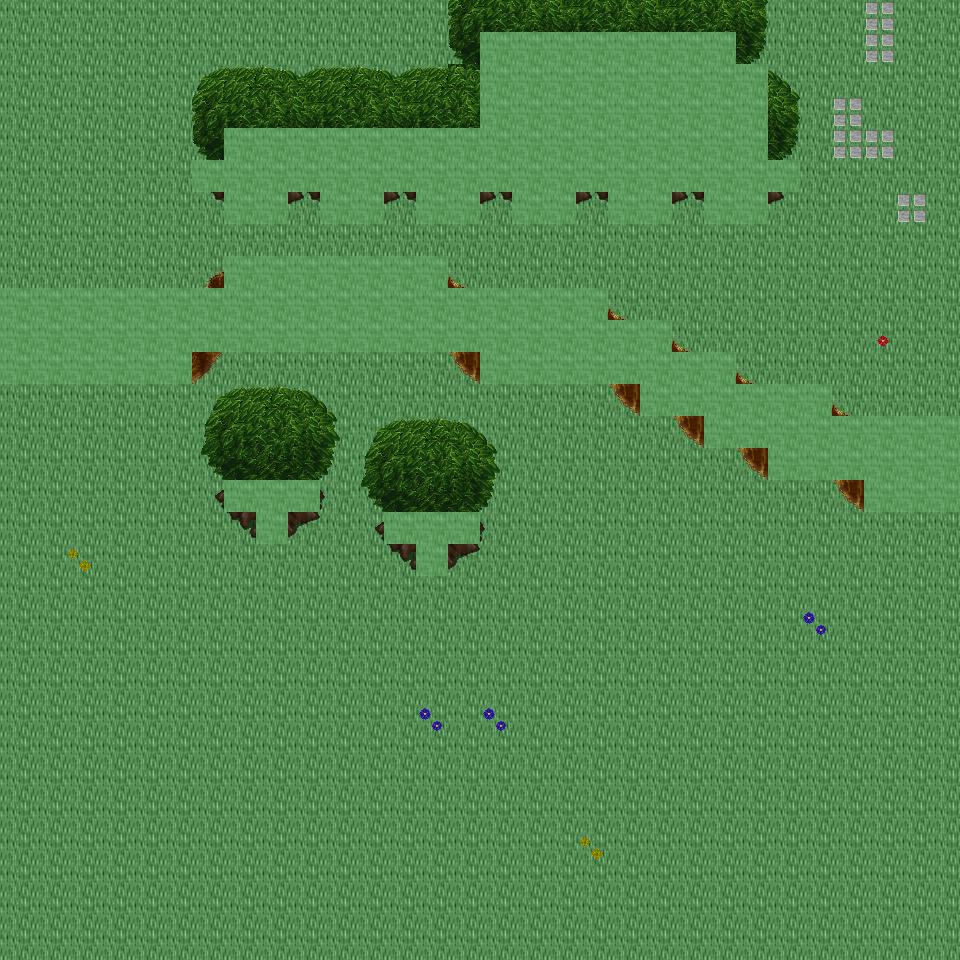

Tiled map render using the project's own tile images. Description and the map definition, with tile-layer contents summarised, below:
An orthogonal 30x30 tile map with 32x32 px tiles, 6 tile layers (Ground, Object, Object2, Above, ...), 21 tilesets and 6 objects (6x mapExit).

<map version="1.0" orientation="orthogonal" renderorder="right-down" width="30" height="30" tilewidth="32" tileheight="32" nextobjectid="7">
  <tileset firstgid="1" name="tileset_ground_ground" tilewidth="32" tileheight="32" tilecount="33" columns="3">
    <image source="../drawable/tileset_ground_ground.png" width="96" height="352" />
  </tileset>
  <tileset firstgid="34" name="tileset_ground_water_pool" tilewidth="32" tileheight="32" tilecount="72" columns="3">
    <image source="../drawable/tileset_ground_water_pool.png" width="96" height="768" />
  </tileset>
  <tileset firstgid="106" name="tileset_ground_ridge_earth_dark" tilewidth="32" tileheight="32" tilecount="96" columns="12">
    <image source="../drawable/tileset_ground_ridge_earth_dark.png" width="384" height="256" />
  </tileset>
  <tileset firstgid="202" name="tileset_ground_grass_edges" tilewidth="32" tileheight="32" tilecount="36" columns="12">
    <image source="../drawable/tileset_ground_grass_edges.png" width="384" height="96" />
  </tileset>
  <tileset firstgid="238" name="tileset_ground_earth_edges" tilewidth="32" tileheight="32" tilecount="18" columns="6">
    <image source="../drawable/tileset_ground_earth_edges.png" width="192" height="96" />
  </tileset>
  <tileset firstgid="256" name="tileset_ground_grass_corners" tilewidth="32" tileheight="32" tilecount="24" columns="6">
    <image source="../drawable/tileset_ground_grass_corners.png" width="192" height="128" />
  </tileset>
  <tileset firstgid="280" name="tileset_plant_flower_daisy_blue" tilewidth="32" tileheight="32" tilecount="8" columns="2">
    <image source="../drawable/tileset_plant_flower_daisy_blue.png" width="64" height="128" />
  </tileset>
  <tileset firstgid="288" name="tileset_plant_flower_daisy_yellow" tilewidth="32" tileheight="32" tilecount="8" columns="2">
    <image source="../drawable/tileset_plant_flower_daisy_yellow.png" width="64" height="128" />
  </tileset>
  <tileset firstgid="296" name="tileset_plant_bush_bushes" tilewidth="32" tileheight="32" tilecount="10" columns="5">
    <image source="../drawable/tileset_plant_bush_bushes.png" width="160" height="64" />
  </tileset>
  <tileset firstgid="306" name="tileset_plant_flower_daisy_red" tilewidth="32" tileheight="32" tilecount="8" columns="2">
    <image source="../drawable/tileset_plant_flower_daisy_red.png" width="64" height="128" />
  </tileset>
  <tileset firstgid="314" name="tileset_plant_flower_daisy_white" tilewidth="32" tileheight="32" tilecount="8" columns="2">
    <image source="../drawable/tileset_plant_flower_daisy_white.png" width="64" height="128" />
  </tileset>
  <tileset firstgid="322" name="tileset_logic_collision" tilewidth="32" tileheight="32" tilecount="1" columns="1">
    <image source="../drawable/tileset_logic_collision.png" width="32" height="32" />
  </tileset>
  <tileset firstgid="323" name="tileset_plant_tree_tree_green" tilewidth="32" tileheight="32" tilecount="88" columns="8">
    <image source="../drawable/tileset_plant_tree_tree_green.png" width="256" height="352" />
  </tileset>
  <tileset firstgid="411" name="tileset_building_castle" tilewidth="32" tileheight="32" tilecount="320" columns="20">
    <image source="../drawable/tileset_building_castle.png" width="640" height="512" />
  </tileset>
  <tileset firstgid="731" name="tileset_object_tent" tilewidth="32" tileheight="32" tilecount="9" columns="3">
    <image source="../drawable/tileset_object_tent.png" width="96" height="96" />
  </tileset>
  <tileset firstgid="740" name="tileset_logic_item_sheepfood" tilewidth="32" tileheight="32" tilecount="1" columns="1">
    <image source="../drawable/tileset_logic_item_sheepfood.png" width="32" height="32" />
  </tileset>
  <tileset firstgid="741" name="tileset_logic_creature_fairy" tilewidth="32" tileheight="32" tilecount="4" columns="4">
    <image source="../drawable/tileset_logic_creature_fairy.png" width="128" height="32" />
  </tileset>
  <tileset firstgid="745" name="tileset_logic_item_resources" tilewidth="32" tileheight="32" tilecount="6" columns="6">
    <image source="../drawable/tileset_logic_item_resources.png" width="192" height="32" />
  </tileset>
  <tileset firstgid="751" name="tileset_logic_portal" tilewidth="32" tileheight="32" tilecount="24" columns="8">
    <image source="../drawable/tileset_logic_portal.png" width="256" height="96" />
  </tileset>
  <tileset firstgid="775" name="tileset_ground_green_paving" tilewidth="32" tileheight="32" tilecount="18" columns="3">
    <image source="../drawable/tileset_ground_green_paving.png" width="96" height="192" />
  </tileset>
  <tileset firstgid="793" name="tileset_logic_protection" tilewidth="32" tileheight="32" tilecount="2" columns="2">
    <image source="../drawable/tileset_logic_protection.png" width="64" height="32" />
  </tileset>
  <layer name="Ground" width="30" height="30">
    <data>[900 cells, 900 non-empty, 1 distinct tile ids]</data>
  </layer>
  <layer name="Object" width="30" height="30">
    <data>[900 cells, 156 non-empty, 30 distinct tile ids]</data>
  </layer>
  <layer name="Object2" width="30" height="30">
    <data>[900 cells, 0 non-empty, 0 distinct tile ids]</data>
  </layer>
  <layer name="Above" width="30" height="30">
    <data>[900 cells, 113 non-empty, 36 distinct tile ids]</data>
  </layer>
  <layer name="Above2" width="30" height="30">
    <data>[900 cells, 0 non-empty, 0 distinct tile ids]</data>
  </layer>
  <layer name="Walkable" width="30" height="30">
    <data>[900 cells, 166 non-empty, 1 distinct tile ids]</data>
  </layer>
  <objectgroup name="MapEvents">
    <object id="1" name="north" type="mapExit" x="0" y="0" width="960" height="32">
      <properties>
        <property name="map" value="level_0_x103_y111" />
        <property name="x" value="0" />
        <property name="y" value="28" />
      </properties>
    </object>
    <object id="2" name="south" type="mapExit" x="0" y="928" width="960" height="32">
      <properties>
        <property name="map" value="level_0_x103_y113" />
        <property name="x" value="0" />
        <property name="y" value="1" />
      </properties>
    </object>
    <object id="3" name="west" type="mapExit" x="0" y="0" width="32" height="288">
      <properties>
        <property name="map" value="level_0_x102_y112" />
        <property name="x" value="28" />
        <property name="y" value="0" />
      </properties>
    </object>
    <object id="4" name="west2" type="mapExit" x="0" y="384" width="32" height="576">
      <properties>
        <property name="map" value="level_0_x102_y112" />
        <property name="x" value="28" />
        <property name="y" value="12" />
      </properties>
    </object>
    <object id="5" name="east" type="mapExit" x="928" y="0" width="32" height="416">
      <properties>
        <property name="map" value="level_0_x104_y112" />
        <property name="x" value="1" />
        <property name="y" value="0" />
      </properties>
    </object>
    <object id="6" name="east2" type="mapExit" x="928" y="512" width="32" height="448">
      <properties>
        <property name="map" value="level_0_x104_y112" />
        <property name="x" value="1" />
        <property name="y" value="16" />
      </properties>
    </object>
  </objectgroup>
</map>
